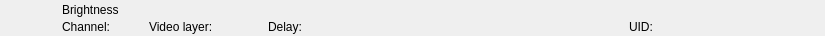
<?xml version="1.0" encoding="UTF-8"?>
<ui version="4.0">
 <class>RundownBrightnessWidget</class>
 <widget class="QWidget" name="RundownBrightnessWidget">
  <property name="geometry">
   <rect>
    <x>0</x>
    <y>0</y>
    <width>825</width>
    <height>36</height>
   </rect>
  </property>
  <layout class="QHBoxLayout" name="horizontalLayout">
   <property name="spacing">
    <number>0</number>
   </property>
   <property name="margin">
    <number>0</number>
   </property>
   <item>
    <widget class="QFrame" name="frameItem">
     <property name="sizePolicy">
      <sizepolicy hsizetype="Preferred" vsizetype="Fixed">
       <horstretch>0</horstretch>
       <verstretch>0</verstretch>
      </sizepolicy>
     </property>
     <property name="minimumSize">
      <size>
       <width>0</width>
       <height>36</height>
      </size>
     </property>
     <widget class="QLabel" name="labelIcon">
      <property name="geometry">
       <rect>
        <x>22</x>
        <y>2</y>
        <width>32</width>
        <height>32</height>
       </rect>
      </property>
      <property name="text">
       <string/>
      </property>
      <property name="pixmap">
       <pixmap resource="../Widgets.qrc">:/Graphics/Images/Brightness.png</pixmap>
      </property>
      <property name="scaledContents">
       <bool>true</bool>
      </property>
     </widget>
     <widget class="QLabel" name="labelChannel">
      <property name="geometry">
       <rect>
        <x>62</x>
        <y>19</y>
        <width>78</width>
        <height>16</height>
       </rect>
      </property>
      <property name="text">
       <string>Channel:</string>
      </property>
     </widget>
     <widget class="QLabel" name="labelLabel">
      <property name="geometry">
       <rect>
        <x>62</x>
        <y>2</y>
        <width>561</width>
        <height>16</height>
       </rect>
      </property>
      <property name="text">
       <string>Brightness</string>
      </property>
     </widget>
     <widget class="QLabel" name="labelVideolayer">
      <property name="geometry">
       <rect>
        <x>149</x>
        <y>19</y>
        <width>110</width>
        <height>16</height>
       </rect>
      </property>
      <property name="text">
       <string>Video layer:</string>
      </property>
     </widget>
     <widget class="QLabel" name="labelColor">
      <property name="geometry">
       <rect>
        <x>0</x>
        <y>0</y>
        <width>18</width>
        <height>36</height>
       </rect>
      </property>
      <property name="text">
       <string/>
      </property>
     </widget>
     <widget class="QLabel" name="labelGroupColor">
      <property name="geometry">
       <rect>
        <x>0</x>
        <y>0</y>
        <width>6</width>
        <height>36</height>
       </rect>
      </property>
      <property name="text">
       <string/>
      </property>
     </widget>
     <widget class="QLabel" name="labelDevice">
      <property name="geometry">
       <rect>
        <x>360</x>
        <y>19</y>
        <width>260</width>
        <height>16</height>
       </rect>
      </property>
      <property name="text">
       <string></string>
      </property>
     </widget>
     <widget class="QLabel" name="labelDelay">
      <property name="geometry">
       <rect>
        <x>268</x>
        <y>19</y>
        <width>83</width>
        <height>16</height>
       </rect>
      </property>
      <property name="text">
       <string>Delay:</string>
      </property>
     </widget>
     <widget class="QLabel" name="labelRemoteTriggerId">
      <property name="geometry">
       <rect>
        <x>629</x>
        <y>19</y>
        <width>111</width>
        <height>16</height>
       </rect>
      </property>
      <property name="text">
       <string>UID:</string>
      </property>
     </widget>
    </widget>
   </item>
   <item>
    <widget class="QFrame" name="frameStatus">
     <property name="minimumSize">
      <size>
       <width>77</width>
       <height>0</height>
      </size>
     </property>
     <property name="maximumSize">
      <size>
       <width>77</width>
       <height>16777215</height>
      </size>
     </property>
     <widget class="QLabel" name="labelGpiConnected">
      <property name="geometry">
       <rect>
        <x>1</x>
        <y>2</y>
        <width>32</width>
        <height>32</height>
       </rect>
      </property>
      <property name="minimumSize">
       <size>
        <width>32</width>
        <height>32</height>
       </size>
      </property>
      <property name="maximumSize">
       <size>
        <width>32</width>
        <height>32</height>
       </size>
      </property>
      <property name="lineWidth">
       <number>0</number>
      </property>
      <property name="text">
       <string/>
      </property>
      <property name="pixmap">
       <pixmap resource="../Widgets.qrc">:/Graphics/Images/GpiConnected.png</pixmap>
      </property>
      <property name="scaledContents">
       <bool>true</bool>
      </property>
     </widget>
     <widget class="QLabel" name="labelDisconnected">
      <property name="geometry">
       <rect>
        <x>32</x>
        <y>2</y>
        <width>32</width>
        <height>32</height>
       </rect>
      </property>
      <property name="minimumSize">
       <size>
        <width>32</width>
        <height>32</height>
       </size>
      </property>
      <property name="maximumSize">
       <size>
        <width>32</width>
        <height>32</height>
       </size>
      </property>
      <property name="text">
       <string/>
      </property>
      <property name="pixmap">
       <pixmap resource="../Widgets.qrc">:/Graphics/Images/Disconnected.png</pixmap>
      </property>
      <property name="scaledContents">
       <bool>true</bool>
      </property>
     </widget>
     <widget class="QLabel" name="labelActiveColor">
      <property name="geometry">
       <rect>
        <x>69</x>
        <y>0</y>
        <width>8</width>
        <height>36</height>
       </rect>
      </property>
      <property name="minimumSize">
       <size>
        <width>8</width>
        <height>36</height>
       </size>
      </property>
      <property name="maximumSize">
       <size>
        <width>8</width>
        <height>36</height>
       </size>
      </property>
      <property name="text">
       <string/>
      </property>
     </widget>
    </widget>
   </item>
  </layout>
 </widget>
 <resources>
  <include location="../Widgets.qrc"/>
 </resources>
 <connections/>
 <slots>
  <slot>addToCombo()</slot>
 </slots>
</ui>
